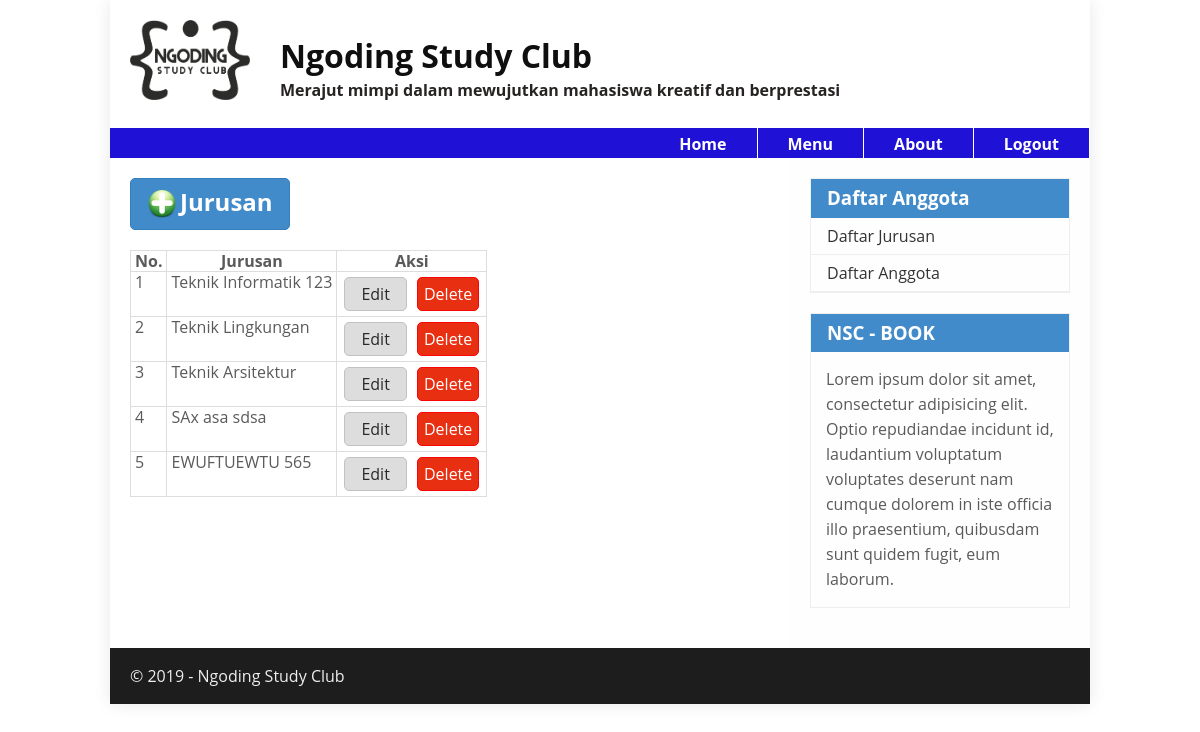
Page /daftar-jurusan.php on the committed database.
### tables this page shows
CREATE TABLE `jurusan` (
  `id_jurusan` int(10) NOT NULL,
  `jurusan` varchar(50) NOT NULL
);

### daftar-jurusan.php (the view, shortened to what this page needs)
<?php
include_once 'include/koneksi.php';
$sql = 'SELECT * FROM jurusan';
$result = mysqli_query($conn, $sql);
include_once 'include/header.php';
include_once 'include/nav.php';
 ?>
 <div class="main">
 	<?php
 		echo '<a href="add-jurusan.php" class="btn btn-large"><img src="img/add.png"  style = "width: 30px;" />Jurusan</a>';
 	 ?>
 	<table>
 		<tr>
 			<th>No.</th>
 			<th>Jurusan</th>
 			<th>Aksi</th>
 		</tr>
 		<?php while($row = mysqli_fetch_array($result)): ?>
 			<tr>
 				<td><?php echo $no; ?></td>
 				<td><?php echo $row['jurusan'];?></td>
 				<td>
				<a class="btn btn-default" href="edit-jurusan.php?id=<?php echo $row['id_jurusan'];?>">Edit</a>
				<a class="btn btn-alert" onclick="return confirm('Yakin akan menghapus data?');" href="delete-jurusan.php?id=<?php echo $row['id_jurusan'];?>">Delete</a>
			</td>
 			</tr>
 		<?php endwhile; ?>
 	</table>
 </div>
 <?php
 include_once 'include/sidebar.php';
 include_once 'include/footer.php';
  ?>

### css/style.css (style rules this page uses)
* { margin: 0; padding: 0; }
body { line-height: 1; font-size: 100%; font-family:'Open Sans', sans-serif; color:#5a5a5a; }
.btn { border:1px solid #c4c1c1; padding:5px 10px; background-color:#ddd; text-decoration:none; display:inline-block; border-radius:5px; }
.btn-large { font-size:24px; line-height:25px; padding:10px 16px; font-weight:bold; color:#fff; border-color:#357ebd; background-color:#428bca; }
.btn img { float: left; padding: 0 3px 0 0; }
.btn-default { color:#292929; margin: 3px; padding:8px 16px; }
.btn-alert { margin: 3px; padding: 8px 6px; background-color: #E92F11; color: #ffffff; border-color: #FA0606; }
.main { float:left; width:640px; padding:20px; }
table { border-collapse:collapse; border-spacing:0; margin:20px 0; }
table th { padding: 2px 4px; border:1px solid #ddd; }
table td { padding: 2px 4px; border:1px solid #ddd; text-align: left; vertical-align: top; }
.cetak table th, table td { padding: 2px 4px; border:1px solid #ddd; }

### rows in the picture
jurusan: jurusan "Teknik Informatik 123"
jurusan: jurusan "Teknik Lingkungan"
jurusan: jurusan "Teknik Arsitektur"
jurusan: jurusan "SAx asa sdsa"
jurusan: jurusan "EWUFTUEWTU 565"
